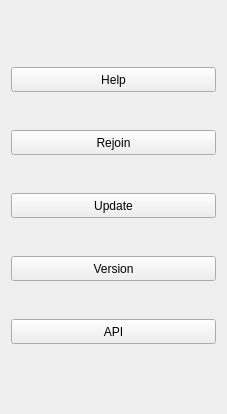
<?xml version="1.0" encoding="UTF-8"?>
<ui version="4.0">
 <class>ArchiSteamFarm</class>
 <widget class="QWidget" name="ArchiSteamFarm">
  <property name="geometry">
   <rect>
    <x>0</x>
    <y>0</y>
    <width>227</width>
    <height>414</height>
   </rect>
  </property>
  <property name="windowTitle">
   <string>Form</string>
  </property>
  <layout class="QVBoxLayout" name="bots_layout">
   <property name="topMargin">
    <number>35</number>
   </property>
   <property name="bottomMargin">
    <number>35</number>
   </property>
   <item>
    <widget class="QPushButton" name="asf_help">
     <property name="minimumSize">
      <size>
       <width>0</width>
       <height>25</height>
      </size>
     </property>
     <property name="toolTip">
      <string>Shows help link.</string>
     </property>
     <property name="text">
      <string>Help</string>
     </property>
    </widget>
   </item>
   <item>
    <widget class="QPushButton" name="asf_rejoin">
     <property name="minimumSize">
      <size>
       <width>0</width>
       <height>25</height>
      </size>
     </property>
     <property name="toolTip">
      <string>Forces current bot instance to rejoin its SteamMasterClanID groupchat.</string>
     </property>
     <property name="text">
      <string>Rejoin</string>
     </property>
    </widget>
   </item>
   <item>
    <widget class="QPushButton" name="asf_update">
     <property name="minimumSize">
      <size>
       <width>0</width>
       <height>25</height>
      </size>
     </property>
     <property name="toolTip">
      <string>Checks GitHub for ASF updates.</string>
     </property>
     <property name="text">
      <string>Update</string>
     </property>
    </widget>
   </item>
   <item>
    <widget class="QPushButton" name="asf_version">
     <property name="minimumSize">
      <size>
       <width>0</width>
       <height>25</height>
      </size>
     </property>
     <property name="toolTip">
      <string>Prints version of ASF.</string>
     </property>
     <property name="text">
      <string>Version</string>
     </property>
    </widget>
   </item>
   <item>
    <widget class="QPushButton" name="asf_api">
     <property name="minimumSize">
      <size>
       <width>0</width>
       <height>25</height>
      </size>
     </property>
     <property name="toolTip">
      <string>Returns ASF API response in JSON, for current bot instance.</string>
     </property>
     <property name="text">
      <string>API</string>
     </property>
    </widget>
   </item>
  </layout>
 </widget>
 <resources/>
 <connections/>
</ui>
